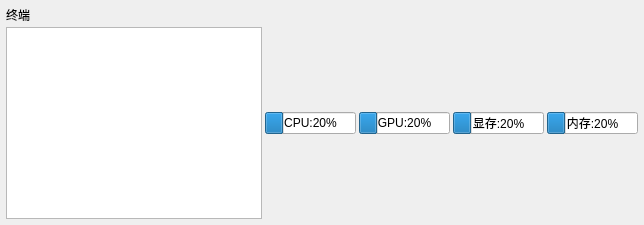
        <widget class="CardWidget" name="controlWidget">
         <layout class="QGridLayout" name="gridLayout_3">
          <property name="leftMargin">
           <number>6</number>
          </property>
          <property name="topMargin">
           <number>6</number>
          </property>
          <property name="rightMargin">
           <number>6</number>
          </property>
          <property name="bottomMargin">
           <number>6</number>
          </property>
          <property name="spacing">
           <number>3</number>
          </property>
          <item row="2" column="3">
           <widget class="ProgressRing" name="ProgressRing_2">
            <property name="value">
             <number>20</number>
            </property>
            <property name="textVisible">
             <bool>true</bool>
            </property>
            <property name="format">
             <string>GPU:%p%</string>
            </property>
           </widget>
          </item>
          <item row="2" column="4">
           <widget class="ProgressRing" name="ProgressRing_4">
            <property name="value">
             <number>20</number>
            </property>
            <property name="textVisible">
             <bool>true</bool>
            </property>
            <property name="format">
             <string>显存:%p%</string>
            </property>
           </widget>
          </item>
          <item row="2" column="6">
           <widget class="ProgressRing" name="ProgressRing_3">
            <property name="value">
             <number>20</number>
            </property>
            <property name="textVisible">
             <bool>true</bool>
            </property>
            <property name="format">
             <string>内存:%p%</string>
            </property>
           </widget>
          </item>
          <item row="0" column="1">
           <widget class="CaptionLabel" name="CaptionLabel_3">
            <property name="text">
             <string>终端</string>
            </property>
            <property name="pixelFontSize" stdset="0">
             <number>9</number>
            </property>
           </widget>
          </item>
          <item row="2" column="2">
           <widget class="ProgressRing" name="ProgressRing">
            <property name="value">
             <number>20</number>
            </property>
            <property name="textVisible">
             <bool>true</bool>
            </property>
            <property name="format">
             <string>CPU:%p%</string>
            </property>
           </widget>
          </item>
          <item row="2" column="1">
           <widget class="TextEdit" name="terminal_2">
            <property name="readOnly">
             <bool>true</bool>
            </property>
           </widget>
          </item>
         </layout>
        </widget>
